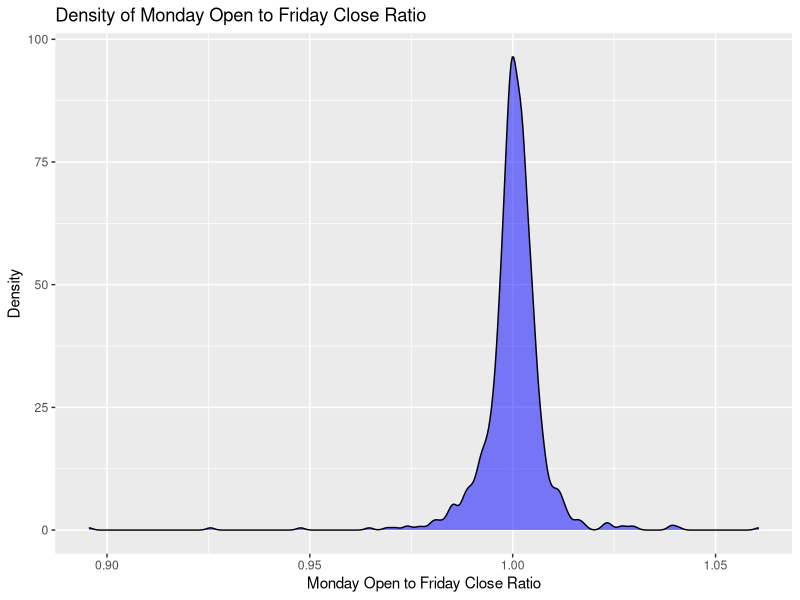
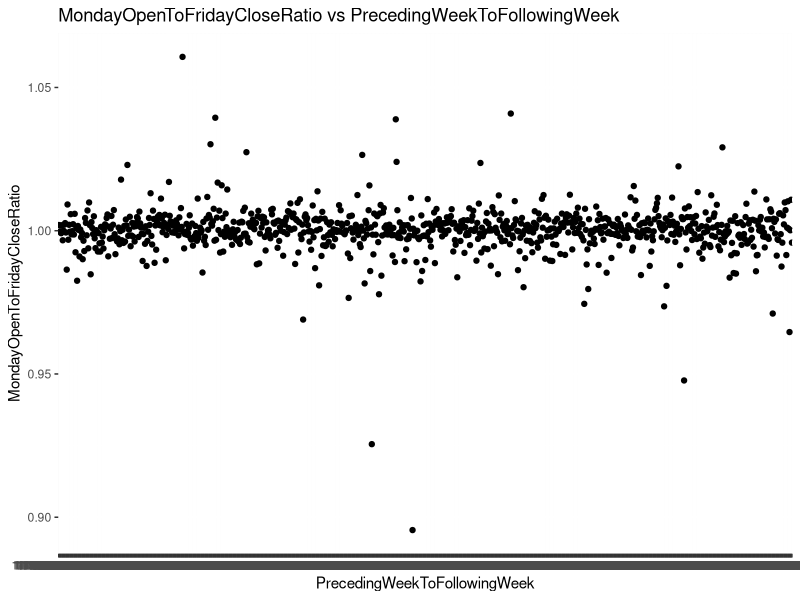
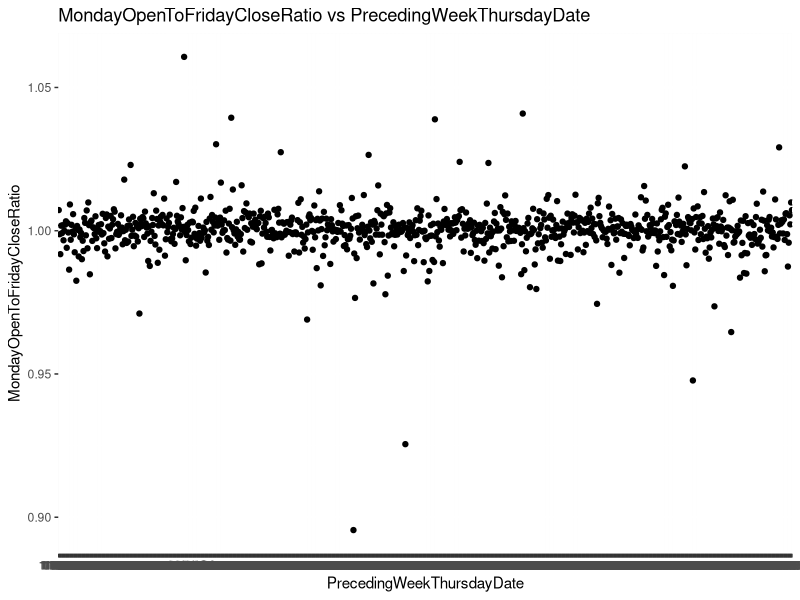
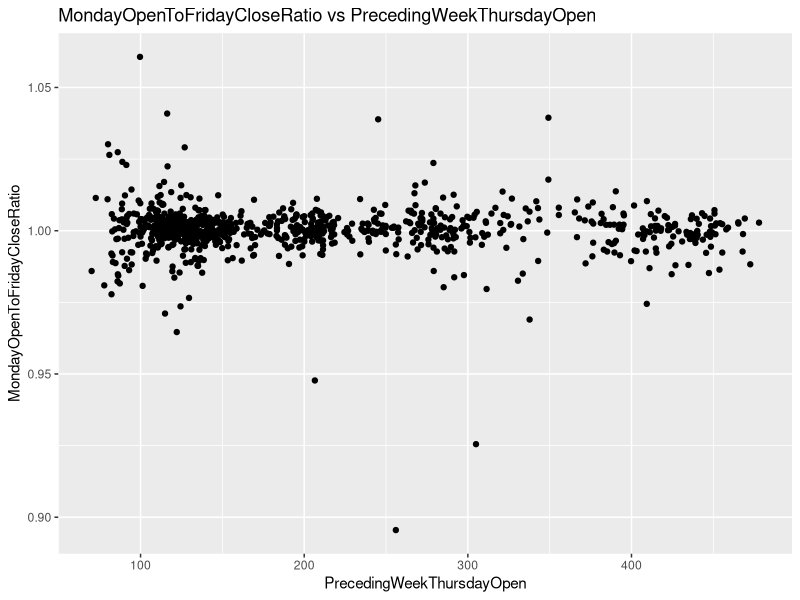
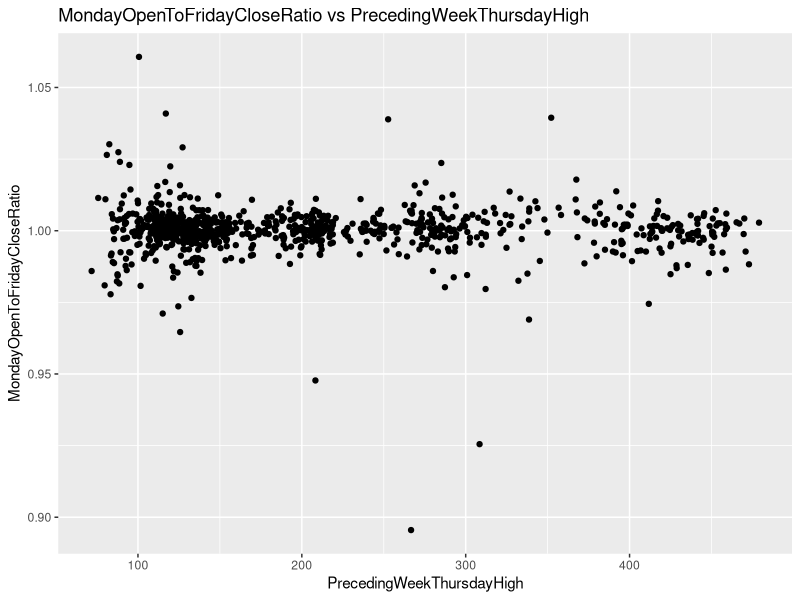
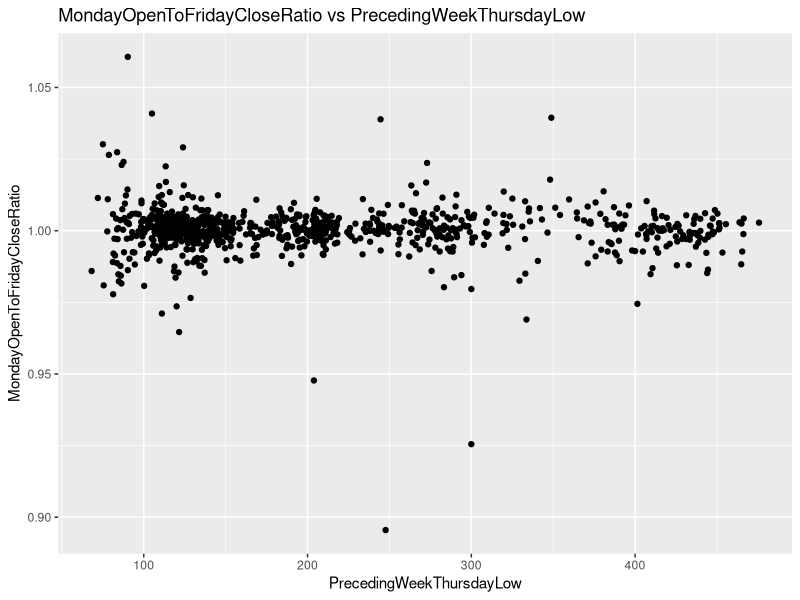
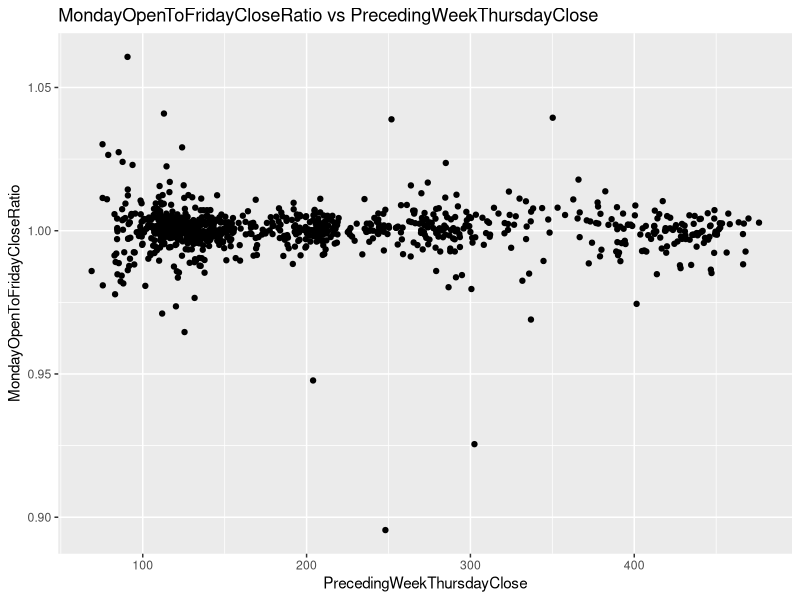
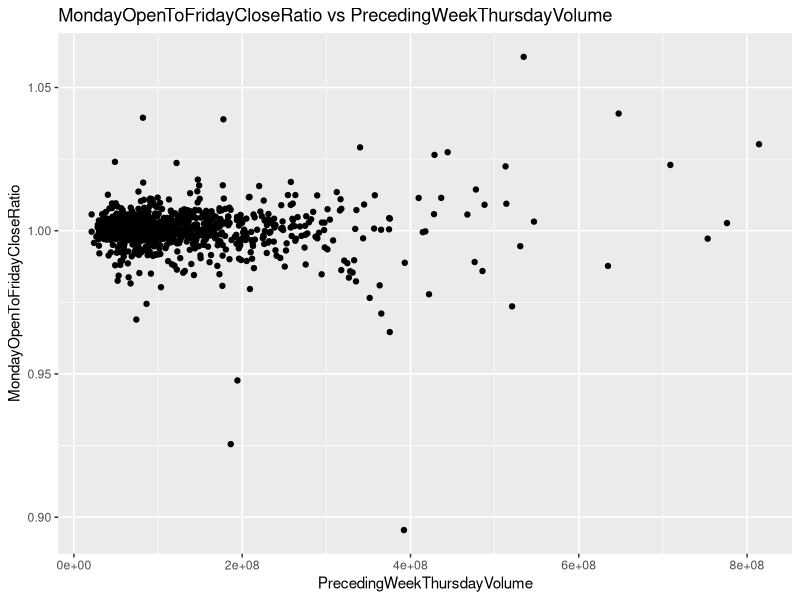

The R script that drew these images, in order:
## ---- chunk 1
#| include: false
library(tidyverse)
library(sf)
library(dplyr)
library(knitr)

# If running on the department server, uncomment the lines below
#
# - We would also recommend rendering this assignment on https://hypatia.stat.duke.edu 
#   or https://katherinej.stat.duke.edu for better performance.

#flexiblas::flexiblas_load_backend("OPENBLAS-THREADS") |>
# flexiblas::flexiblas_switch()
# flexiblas::flexiblas_set_num_threads(8)
## ---- chunk 2
# Read the CSV file into a dataframe
df <- read.csv('data/SPY_data_wrangling/SPY_ready_for_analysis.csv', header = TRUE)

# Binomial model
model <- glm(MondayOpenComparedToFridayCloseChangeInPercent ~ FridayCloseComparedToThursdayCloseChangeInPercent + FridayIntradayChangeInPercent, 
                      data = df, family = gaussian)

# Print the summary of the model
summary(model)


## ---- chunk 3
df2 <- read.csv('data/SPY_data_wrangling/SPY_ready_for_analysis.csv', header = TRUE)

# Binomial model
model2 <- glm(WasMondayOpenHigherThanFridayClose	 ~ didFridayCloseHigherThanThursdayClose, 
                      data = df2, family = binomial)


# Gaussian model
model2_binomial <- glm(WasMondayOpenHigherThanFridayClose	 ~ wasFridayIntradayPositive, 
                      data = df2, family = binomial)
# Print the summary of the model
summary(model2)
summary(model2_binomial)
## ---- chunk 4
df3 <- read.csv('data/adding_triple_witch_to_SPY/SPY_ready_for_analysis_triple_witch.csv', header = TRUE)

# Binomial model
model3 <- glm(WasMondayOpenHigherThanFridayClose ~ didFridayCloseHigherThanThursdayClose + wasFridayIntradayPositive * fridayWasATripleWitchDay, 
                      data = df3, family = binomial)

# Print the summary of the model
summary(model3)




## ---- chunk 5
library(dplyr)
library(ggplot2)

# Assuming df3 is your dataframe

# Create a new column for the specified condition
df3 <- df3 %>%
  mutate(SpecialCondition = ifelse(fridayWasATripleWitchDay == 1 & didFridayCloseHigherThanThursdayClose == 0, "Condition Met", "Other"))

# Calculate ratios
ratios <- df3 %>%
  group_by(SpecialCondition) %>%
  summarise(
    Ones = sum(WasMondayOpenHigherThanFridayClose == 1),
    Zeros = sum(WasMondayOpenHigherThanFridayClose == 0),
    Ratio = Ones / Zeros,
    .groups = 'drop'
  )

# Print the ratios
print(ratios)


## ---- chunk 6
df4 <- read.csv('data/addingNonfarmPayrolls/SPY_ready_for_analysis_triple_witch_NFP.csv', header = TRUE)

ggplot(df4, aes(x = MondayOpenToFridayCloseRatio)) + 
    geom_density(fill = "blue", alpha = 0.5) +
    labs(title = "Density of Monday Open to Friday Close Ratio",
         x = "Monday Open to Friday Close Ratio",
         y = "Density")



## ---- chunk 7
columns_to_plot <- names(df4)[names(df4) != "MondayOpenToFridayCloseRatio"]

# Function to create a plot for each column
create_plot <- function(col_name) {
    p <- ggplot(df4, aes_string(x = col_name, y = "MondayOpenToFridayCloseRatio")) +
        geom_point() +
        labs(title = paste("MondayOpenToFridayCloseRatio vs", col_name),
             x = col_name,
             y = "MondayOpenToFridayCloseRatio")
    print(p)
}

# Apply the function to each column in the list
lapply(columns_to_plot, create_plot)
## ---- chunk 8
df4 <- read.csv('data/addingNonfarmPayrolls/SPY_ready_for_analysis_triple_witch_NFP.csv', header = TRUE)


df4$NFPOutcomeIsShock <- ifelse(df4$NFPOutcome == "Shock", 1, 0)
# Binomial model
model4 <- glm(WasMondayCloseHigherThanFridayClose ~ NFPOutcomeIsShock + fridayWasATripleWitchDay, 
                      data = df4, family = binomial)


# Print the summary of the model
summary(model4)
